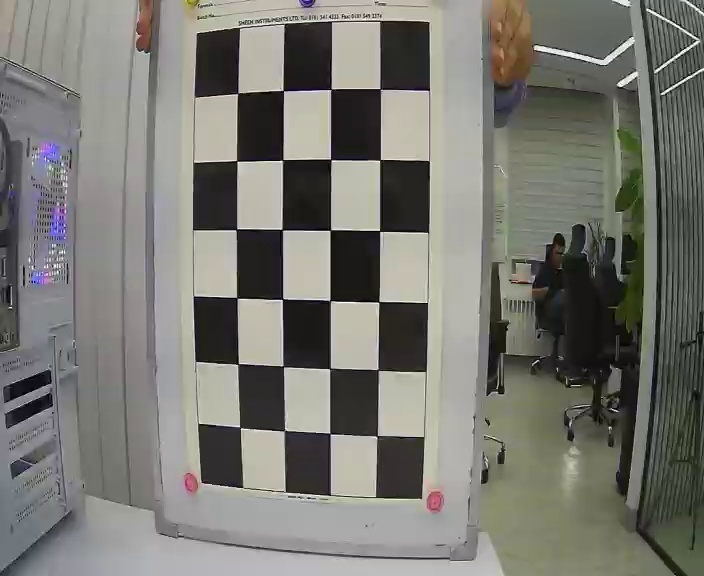
#> input picture Camera Calibration/calibration_images/camera1_0.jpg, 704 x 576 px; its folder holds 4 pictures in this run
$ python Calibrate.py
#> lines starting #> are read from the running program, lines starting #| are printed output that depends on the picture
# ********************* Camera Calibration Version 1.0 ********************* #
# ************************ Author: Mehrdad Morsali ************************* #
# ************************ mehrdadmorsali@gmail.com ************************ #
# ************************************************************************** #

import numpy as np
import cv2
import os
import glob
import time

def calibrate_camera(checkerboard_dims, square_width, square_height, camera_name):
    """Performs calibration using captured images and non-square checkerboard logic."""
#> called with checkerboard_dims = (4, 6), square_width = 53, square_height = 53, camera_name = 'camera1'
    print(f"--- Starting {camera_name} Calibration ---")

    images = glob.glob(os.path.join('calibration_images', f'{camera_name}*.jpg'))
    if not images:
        print(f"No images found for {camera_name} calibration. Exiting.")
        return

    print(f"Found {len(images)} images to process...")

    # Create the idealized 3D object points
    objp = np.zeros((checkerboard_dims[0] * checkerboard_dims[1], 3), np.float32)
    # Generate a grid of indices (0,0), (1,0), ... (0,1), (1,1), ...
    grid_indices = np.mgrid[0:checkerboard_dims[0], 0:checkerboard_dims[1]].T.reshape(-1, 2)
    # Multiply by the physical size of the squares
    objp[:, :2] = grid_indices * np.array([square_width, square_height])

    objpoints = []  # 3D points
    imgpoints = []  # 2D points

    gray_shape = None
    criteria = (cv2.TERM_CRITERIA_EPS + cv2.TERM_CRITERIA_MAX_ITER, 30, 0.001)
    for fname in images:
        img = cv2.imread(fname)
#> img is the input picture: shape (576, 704, 3); mean B, G, R 114, 120.4, 120.8
        gray = cv2.cvtColor(img, cv2.COLOR_BGR2GRAY)
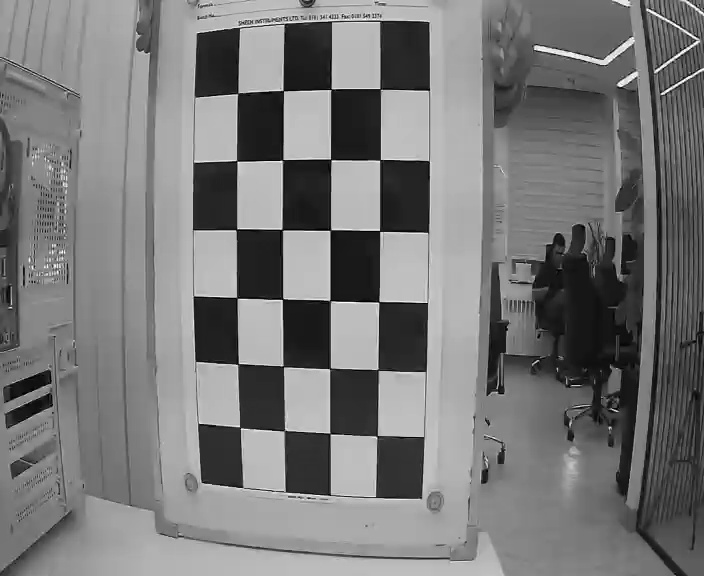
#> gray: shape (576, 704); min 0, max 255, mean 119.9
        gray_shape = gray.shape[::-1]
#> gray_shape = (704, 576)

        ret, corners = cv2.findChessboardCorners(gray, checkerboard_dims, None)
#> ret = True; corners = 24 rows, first 8: [237.7, 93.39], [283.3, 90.56], [331.3, 89.1], [380, 88.77], [236.7, 160.7], [282.6, 159.8], [330.8, 159.5], [379.9, 159.8]
        if ret:
            objpoints.append(objp)
            corners2 = cv2.cornerSubPix(gray, corners, (11, 11), (-1, -1), criteria)
#> corners2 = 24 rows, first 8: [237.7, 93.32], [283.3, 90.61], [330.9, 89.31], [380.2, 88.84], [236.7, 160.7], [282.7, 160], [330.7, 159.4], [380.1, 159.7]
            imgpoints.append(corners2)
        else:
            print(f"Corners NOT found in: {os.path.basename(fname)}")
#> pass 2 of the loop in calibrate_camera, `for fname in images:`:
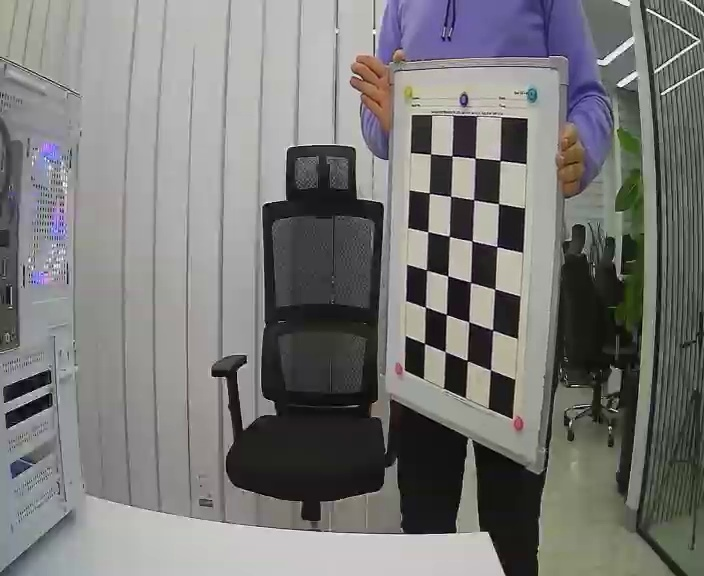
#> input picture Camera Calibration/calibration_images/camera1_1.jpg, 704 x 576 px
#> in calibrate_camera, img is the input picture: shape (576, 704, 3); mean B, G, R 119.3, 120.6, 120.9
#> in calibrate_camera, `gray = cv2.cvtColor(img, cv2.COLOR_BGR2GRAY)`:
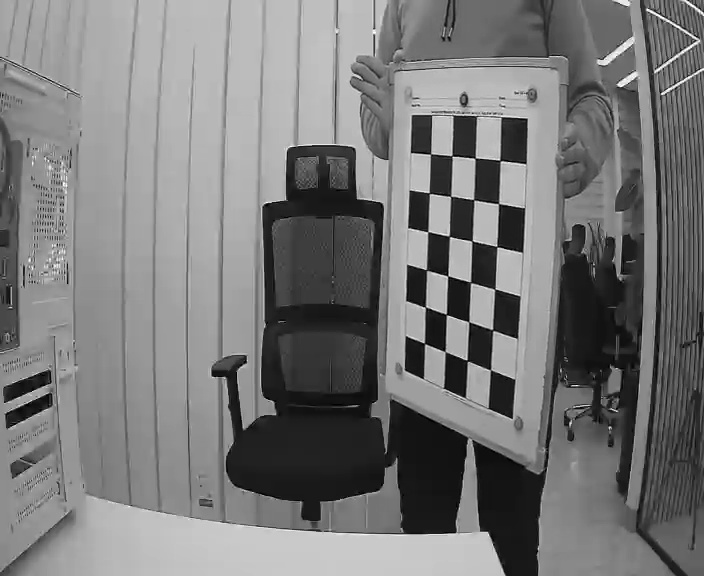
#> gray: shape (576, 704); min 0, max 255, mean 120.5
#> corners = 24 rows, first 8: [430.6, 154], [451.8, 155.7], [475.1, 158.2], [500, 160.6], [429.3, 193.3], [450.5, 196.4], [473.6, 199.6], [498.5, 203.6]
#> corners2 = 24 rows, first 8: [430.6, 154], [452.1, 155.7], [475, 158.1], [500, 160.4], [429.3, 193.1], [450.6, 196.3], [473.7, 199.7], [498.6, 203.6]
#> pass 3 of the loop in calibrate_camera, `for fname in images:`:
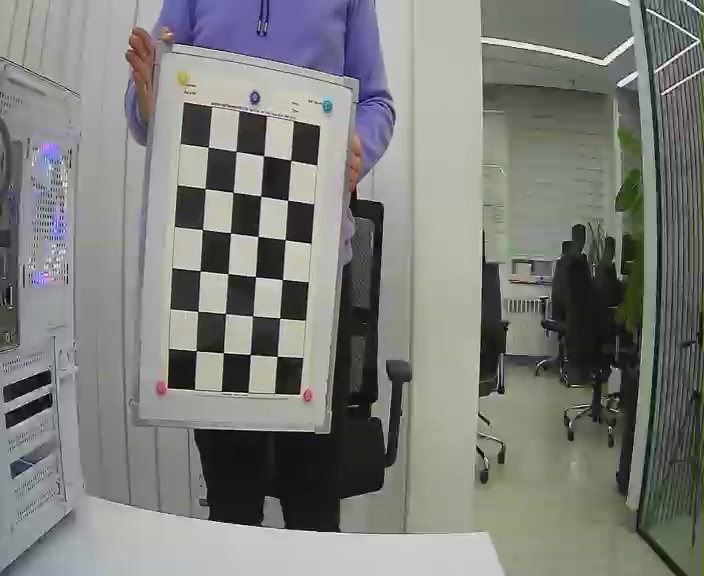
#> input picture Camera Calibration/calibration_images/camera1_2.jpg, 704 x 576 px
#> in calibrate_camera, img is the input picture: shape (576, 704, 3); mean B, G, R 122.9, 126.7, 125.7
#> in calibrate_camera, `gray = cv2.cvtColor(img, cv2.COLOR_BGR2GRAY)`:
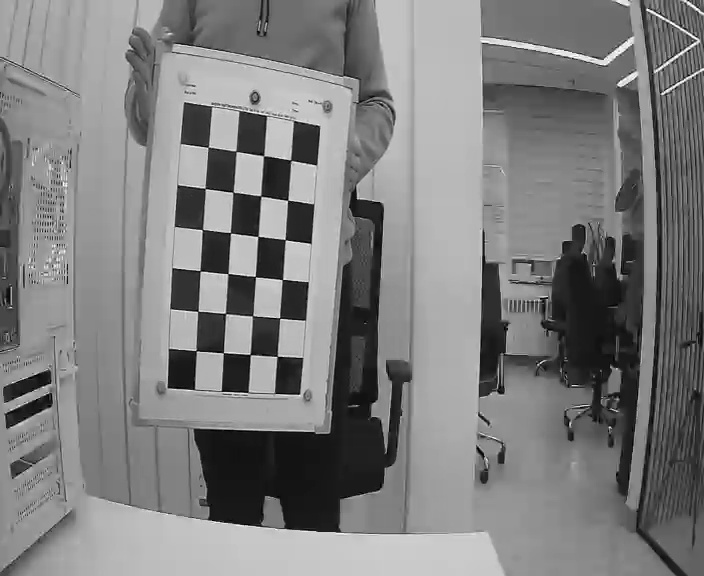
#> gray: shape (576, 704); min 0, max 255, mean 126
#> corners = 24 rows, first 8: [208.1, 147.2], [235.9, 151.3], [263.5, 156], [290.8, 160.2], [205.1, 188.5], [232.9, 192.2], [260.7, 196], [287.7, 200.3]
#> corners2 = 24 rows, first 8: [208.2, 147.2], [236, 151.4], [263.6, 155.6], [290.6, 160.1], [205.2, 188.5], [232.9, 192.3], [260.8, 196], [287.6, 200.3]
#> the loop made 4 passes; the first 3 are shown

    if not objpoints:
        print(f"{camera_name} Calibration failed: No corners were detected in any image.")
        return

    print("Running calibration algorithm...")
    ret, mtx, dist, rvecs, tvecs = cv2.calibrateCamera(objpoints, imgpoints, gray_shape, None, None)

    if ret:
        output_file = f'{camera_name}_calibration_data.npz'
        print("--- Calibration Successful! ---")
        print(f"Camera Matrix for '{camera_name}':")
        print(mtx)
        print(f"Distortion Coefficients for '{camera_name}':")
        print(dist)

        np.savez(output_file, camera_matrix=mtx, dist_coeffs=dist, cam_name=camera_name)
        print(f"\nCalibration data saved to '{output_file}'")
    else:
        print("\n--- Calibration Failed. ---")


if __name__ == '__main__':
    # Number of inner corners of the checkerboard (width, height)
    checkerboard_dims = (4, 6)
    # Manually measured dimension of rectangles (millimeters)
    square_width = 53.0
    square_height = 53.0

    calibrate_camera(checkerboard_dims, square_width, square_height, "camera1")
    calibrate_camera(checkerboard_dims, square_width, square_height, "camera2")
